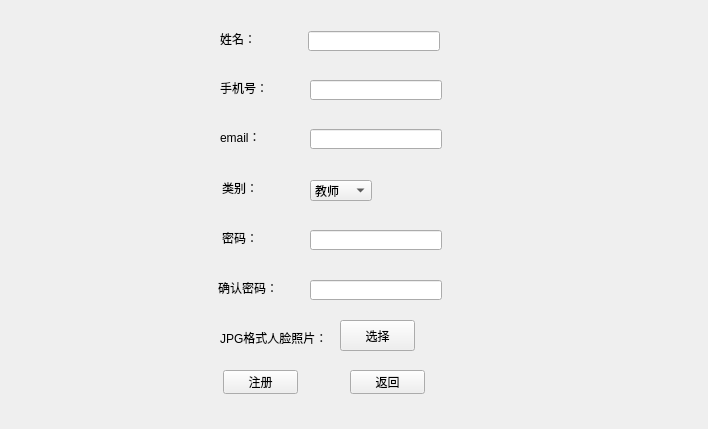
<?xml version="1.0" encoding="UTF-8"?>
<ui version="4.0">
 <class>RegisterWidget</class>
 <widget class="QWidget" name="RegisterWidget">
  <property name="geometry">
   <rect>
    <x>0</x>
    <y>0</y>
    <width>708</width>
    <height>429</height>
   </rect>
  </property>
  <property name="windowTitle">
   <string>Form</string>
  </property>
  <widget class="QLineEdit" name="m_mobileLineEdit_2">
   <property name="geometry">
    <rect>
     <x>310</x>
     <y>80</y>
     <width>132</width>
     <height>20</height>
    </rect>
   </property>
  </widget>
  <widget class="QLabel" name="label_8">
   <property name="geometry">
    <rect>
     <x>220</x>
     <y>80</y>
     <width>48</width>
     <height>16</height>
    </rect>
   </property>
   <property name="text">
    <string>手机号：</string>
   </property>
  </widget>
  <widget class="QPushButton" name="m_registerButton">
   <property name="geometry">
    <rect>
     <x>223</x>
     <y>370</y>
     <width>75</width>
     <height>24</height>
    </rect>
   </property>
   <property name="text">
    <string>注册</string>
   </property>
  </widget>
  <widget class="QPushButton" name="m_returnButton">
   <property name="geometry">
    <rect>
     <x>350</x>
     <y>370</y>
     <width>75</width>
     <height>24</height>
    </rect>
   </property>
   <property name="text">
    <string>返回</string>
   </property>
  </widget>
  <widget class="QLineEdit" name="m_nameLlineEdit">
   <property name="geometry">
    <rect>
     <x>308</x>
     <y>31</y>
     <width>132</width>
     <height>20</height>
    </rect>
   </property>
  </widget>
  <widget class="QLabel" name="label">
   <property name="geometry">
    <rect>
     <x>220</x>
     <y>31</y>
     <width>36</width>
     <height>16</height>
    </rect>
   </property>
   <property name="text">
    <string>姓名：</string>
   </property>
  </widget>
  <widget class="QLineEdit" name="m_mobileLineEdit">
   <property name="geometry">
    <rect>
     <x>310</x>
     <y>129</y>
     <width>132</width>
     <height>20</height>
    </rect>
   </property>
  </widget>
  <widget class="QLabel" name="label_3">
   <property name="geometry">
    <rect>
     <x>220</x>
     <y>129</y>
     <width>48</width>
     <height>16</height>
    </rect>
   </property>
   <property name="text">
    <string>email：</string>
   </property>
  </widget>
  <widget class="QLabel" name="label_5">
   <property name="geometry">
    <rect>
     <x>222</x>
     <y>180</y>
     <width>36</width>
     <height>16</height>
    </rect>
   </property>
   <property name="text">
    <string>类别：</string>
   </property>
  </widget>
  <widget class="QComboBox" name="m_roleComboBox">
   <property name="geometry">
    <rect>
     <x>310</x>
     <y>180</y>
     <width>62</width>
     <height>21</height>
    </rect>
   </property>
   <property name="sizePolicy">
    <sizepolicy hsizetype="Expanding" vsizetype="Fixed">
     <horstretch>0</horstretch>
     <verstretch>0</verstretch>
    </sizepolicy>
   </property>
   <item>
    <property name="text">
     <string>教师</string>
    </property>
   </item>
   <item>
    <property name="text">
     <string>研究生</string>
    </property>
   </item>
   <item>
    <property name="text">
     <string>本科生</string>
    </property>
   </item>
   <item>
    <property name="text">
     <string>其他</string>
    </property>
   </item>
  </widget>
  <widget class="QLabel" name="label_6">
   <property name="geometry">
    <rect>
     <x>222</x>
     <y>230</y>
     <width>36</width>
     <height>16</height>
    </rect>
   </property>
   <property name="text">
    <string>密码：</string>
   </property>
  </widget>
  <widget class="QLineEdit" name="m_passwordLineEdit">
   <property name="geometry">
    <rect>
     <x>310</x>
     <y>230</y>
     <width>132</width>
     <height>20</height>
    </rect>
   </property>
   <property name="echoMode">
    <enum>QLineEdit::Password</enum>
   </property>
  </widget>
  <widget class="QLabel" name="label_7">
   <property name="geometry">
    <rect>
     <x>218</x>
     <y>280</y>
     <width>60</width>
     <height>16</height>
    </rect>
   </property>
   <property name="text">
    <string>确认密码：</string>
   </property>
  </widget>
  <widget class="QLineEdit" name="m_passwordConfirmLineEdit">
   <property name="geometry">
    <rect>
     <x>310</x>
     <y>280</y>
     <width>132</width>
     <height>20</height>
    </rect>
   </property>
   <property name="echoMode">
    <enum>QLineEdit::Password</enum>
   </property>
  </widget>
  <widget class="QLabel" name="label_9">
   <property name="geometry">
    <rect>
     <x>220</x>
     <y>330</y>
     <width>111</width>
     <height>16</height>
    </rect>
   </property>
   <property name="text">
    <string>JPG格式人脸照片：</string>
   </property>
  </widget>
  <widget class="QPushButton" name="m_returnButton_2">
   <property name="geometry">
    <rect>
     <x>340</x>
     <y>320</y>
     <width>75</width>
     <height>31</height>
    </rect>
   </property>
   <property name="text">
    <string>选择</string>
   </property>
  </widget>
 </widget>
 <resources/>
 <connections/>
</ui>
